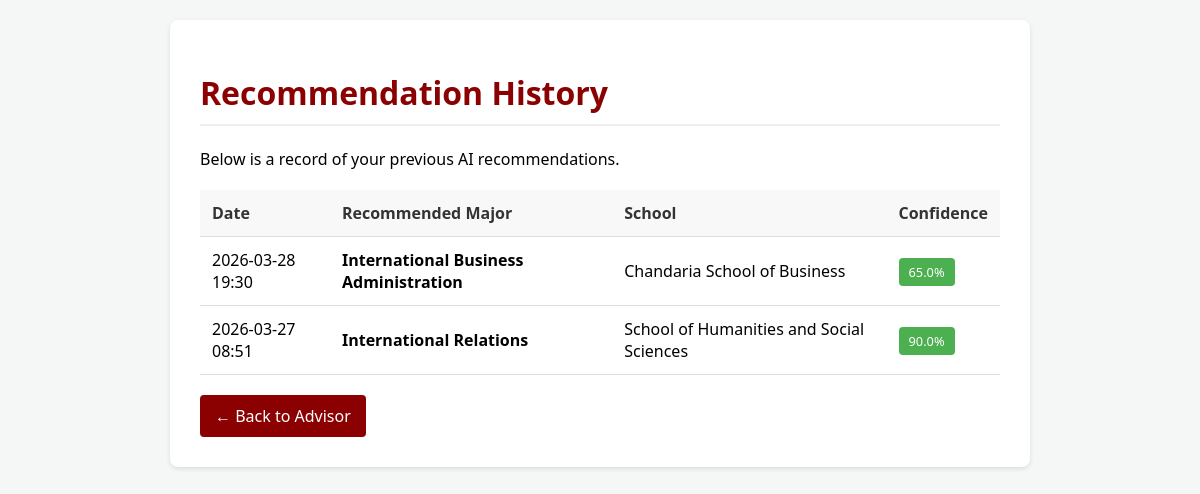
The app's page /history (signed in), older data.
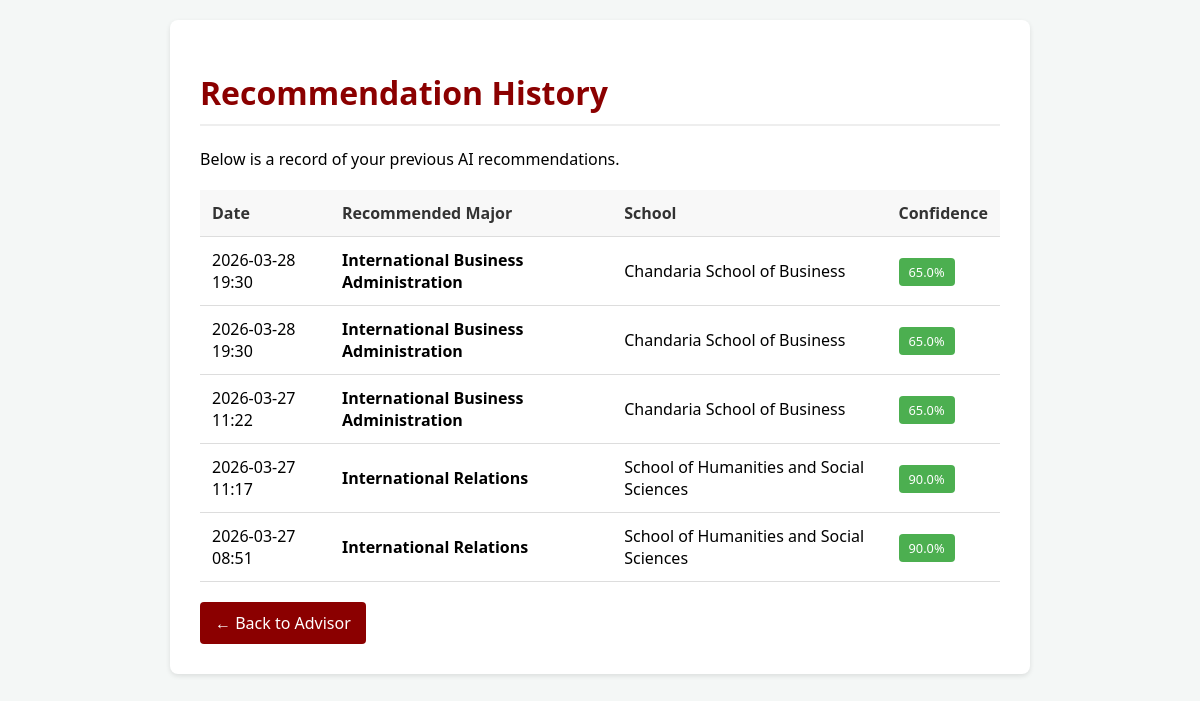
The same page, newer data.
### app.py (models this page shows)
class Result(db.Model):
    id = db.Column(db.Integer, primary_key=True)
    major = db.Column(db.String(100), nullable=False)
    school = db.Column(db.String(100), nullable=False)
    confidence = db.Column(db.Float, nullable=False)
    timestamp = db.Column(db.DateTime, nullable=False, default=datetime.utcnow)
    user_id = db.Column(db.Integer, db.ForeignKey('user.id'), nullable=False)

### app.py (the view)
@app.route('/history')
@login_required
def history():
    user_results = Result.query.filter_by(user_id=current_user.id).order_by(Result.timestamp.desc()).all()
    return render_template('history.html', results=user_results)

### app.py (called while the page is built)
@login_manager.user_loader
def load_user(user_id):
    return db.session.get(User, int(user_id))

### templates/history.html (shortened to what this page needs)
<!DOCTYPE html>
<html lang="en">
<head>
</head>
<body>
<div class="container">
    <h1>Recommendation History</h1>
    <p>Below is a record of your previous AI recommendations.</p>
    {% if results %}
        <table>
            <thead>
                <tr>
                    <th>Date</th>
                    <th>Recommended Major</th>
                    <th>School</th>
                    <th>Confidence</th>
                </tr>
            </thead>
            <tbody>
                {% for res in results %}
                <tr>
                    <td>{{ res.timestamp.strftime('%Y-%m-%d %H:%M') }}</td>
                    <td><strong>{{ res.major }}</strong></td>
                    <td>{{ res.school }}</td>
                    <td><span class="badge badge-soft">{{ res.confidence }}%</span></td>
                </tr>
                {% endfor %}
            </tbody>
        </table>
    {% else %}
        <p>No history found. <a href="{{ url_for('index') }}">Make your first recommendation</a>.</p>
    {% endif %}
    <a href="{{ url_for('index') }}" class="btn-back">← Back to Advisor</a>
</div>
</body>
</html>

Row changes from the older to the newer data that the page shows:
added Result: timestamp "2026-03-28 19:30", major "International Business Administration", school "Chandaria School of Business", confidence "65.0"
added Result: timestamp "2026-03-27 11:22", major "International Business Administration", school "Chandaria School of Business", confidence "65.0"
added Result: timestamp "2026-03-27 11:17", major "International Relations", school "School of Humanities and Social Sciences", confidence "90.0"
